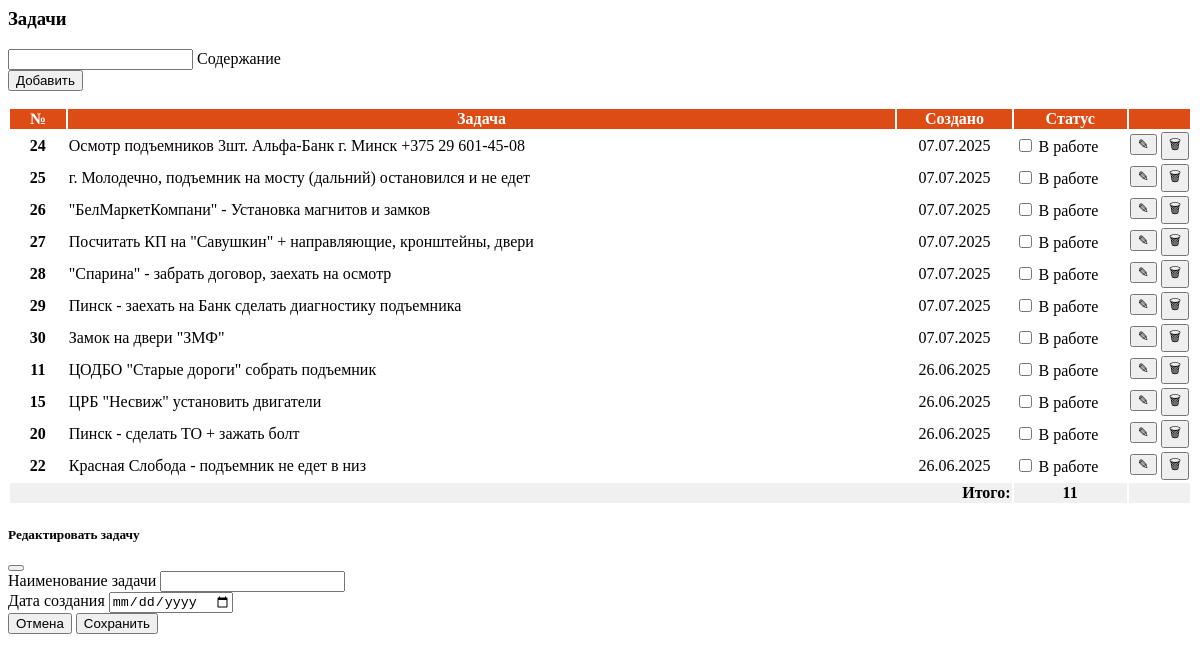
The app's page /problems/, older data.
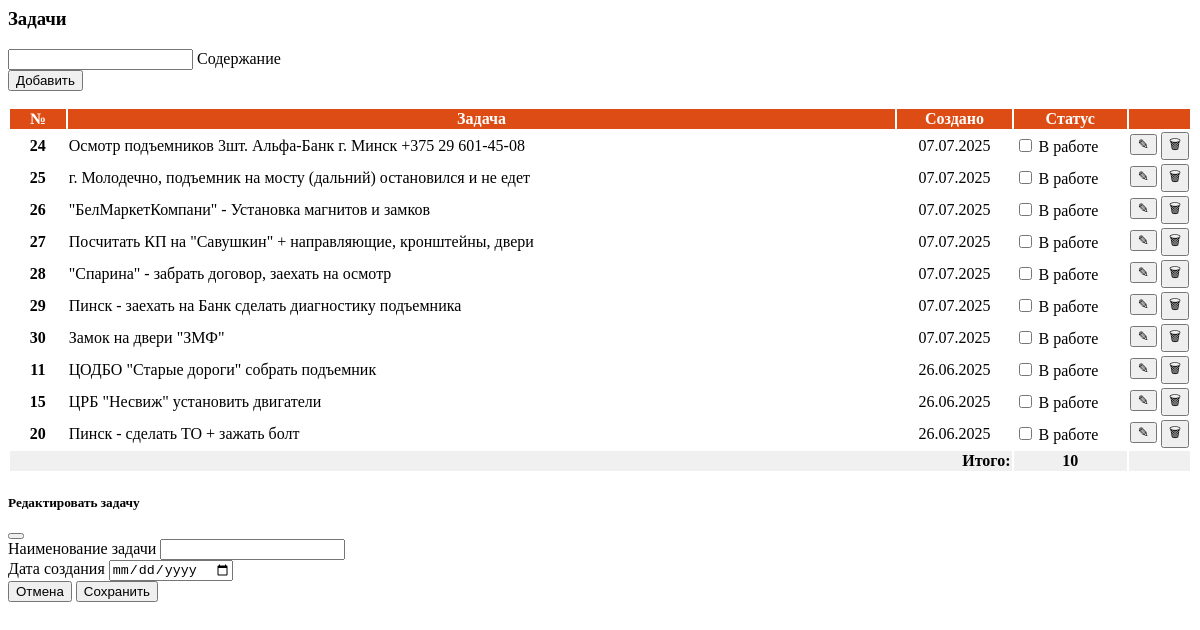
The same page, newer data.
### LIFTEH/models.py (models this page shows, shortened)
class Problem(models.Model):
    name = models.CharField(max_length=255, verbose_name="Наименование задачи")
    created_date = models.DateField(auto_now_add=True, verbose_name="Дата создания")
    is_completed = models.BooleanField(default=False, verbose_name="Выполнено")
    class Meta:
        verbose_name = "Задача"
        verbose_name_plural = "Задачи"

### LIFTEH/views.py (the view)
# urls.py: path('problems/', views.problems_view, name='problems'),
def problems_view(request):
    problems = Problem.objects.all().order_by('-created_date')
    today = timezone.now().date()
    return render(request, 'problems.html', {
        'problems': problems,
        'today': today
    })

### LIFTEH/templates/problems.html (shortened to what this page needs)
{% load static %}
{% block content %}
<div class="card mb-4">
        <div class="card-header d-flex">
            <h3 class="mb-0">Задачи</h3>
        </div>
        <div class="card-body" style="padding: 0px !important; min-height: 50px;">
            <form method="post" id="addProblemForm" action="{% url 'add_problem' %}" class="mb-4">
                <div class="row g-3 align-items-center m-1">
                    <div class="form-floating col-md-10">
                      <input type="text" class="form-control" id="problemName" name="name" placeholder="" required>
                      <label for="problemName" class="form-label">Содержание</label>
                    </div>
                    <div class="col-md-2 d-flex align-items-end">
                        <button type="submit" class="btn btn-success w-100">
                            Добавить
                        </button>
                    </div>
                </div>
            </form>
            <div class="card-body" style="padding: 0px !important; min-height: 50px;">
                <table class="table-hover" style="width: 100%;">
                    <thead class="table-light">
                        <tr style="background-color: #de4c15; color: white;">
                            <th style="width: 5%; text-align: center;">№</th>
                            <th style="width: 75%; text-align: center;">Задача</th>
                            <th class="delete" style="width: 10%; text-align: center;">Создано</th>
                            <th style="width: 10%; text-align: center;">Статус</th>
                            <th style="width: 10%;"></th>
                        </tr>
                    </thead>
                    <tbody>
                        {% for problem in problems %}
                        <tr>
                            <td style="text-align: center;"><strong>{{ problem.id }}</strong></td>
                            <td>{{ problem.name }}</td>
                            <td class="delete" style="text-align: center;">{{ problem.created_date|date:"d.m.Y" }}</td>
                            <td>
                                <div class="form-check form-switch d-flex justify-content-center">
                                    <input class="form-check-input align-self-center" type="checkbox"
                                           id="status{{ problem.id }}"
                                           onchange="updateProblemStatus({{ problem.id }}, this.checked)">
                                    <label class="form-check-label ms-2" style="text-wrap: nowrap" for="status{{ problem.id }}">
                                        {% if problem.is_completed %}Выполнено{% else %}В работе{% endif %}
                                    </label>
                                </div>
                            </td>
                            <td class="text-center" style="width: 10%; text-wrap: nowrap;">
                                <button class="btn btn-sm btn-secondary edit-btn"
                                        data-id="{{ problem.id }}"
                                        data-name="{{ problem.name }}"
                                        data-date="{{ problem.created_date|date:'Y-m-d' }}">
                                    &#9998;
                                </button>
                                <button class="btn btn-sm btn-danger delete-btn"
                                        data-id="{{ problem.id }}">
                                    &#128465;
                                </button>
                            </td>
                        </tr>
                        {% empty %}
                        <tr>
                            <td colspan="4" class="text-center">Нет задач</td>
                        </tr>
                        {% endfor %}
                    </tbody>
                    <tr style="background-color: #f0f0f0; font-weight: bold;">
                        <td colspan="3" style="text-align: right;">Итого:</td>
                        <td style="text-align: center;">
                            {{ problems|length }}
                        </td>
                        <td class="delete" ></td>
                    </tr>
                </table>
            </div>
    </div>
</div>
<div class="modal fade" id="editModal" tabindex="-1" aria-hidden="true">
    <div class="modal-dialog">
        <div class="modal-content">
            <div class="modal-header">
                <h5 class="modal-title">Редактировать задачу</h5>
                <button type="button" class="btn-close" data-bs-dismiss="modal" aria-label="Close"></button>
            </div>
            <form id="editForm" method="post">
                <div class="modal-body">
                    <div class="mb-3">
                        <label for="editProblemName" class="form-label">Наименование задачи</label>
                        <input type="text" class="form-control" id="editProblemName" name="name" required>
                    </div>
                    <div class="mb-3">
                        <label for="editProblemDate" class="form-label">Дата создания</label>
                        <input type="date" class="form-control" id="editProblemDate" name="created_date" required>
                    </div>
                </div>
                <div class="modal-footer">
                    <button type="button" class="btn btn-secondary" data-bs-dismiss="modal">Отмена</button>
                    <button type="submit" class="btn btn-primary">Сохранить</button>
                </div>
            </form>
        </div>
    </div>
</div>
{% endblock %}

Row changes from the older to the newer data that the page shows:
removed Problem: id "22", name "Красная Слобода - подъемник не едет в низ", created_date "26.06.2025", shows "В работе"
Text that changed along with them:
{{ problems|length }}: "11" → "10"
